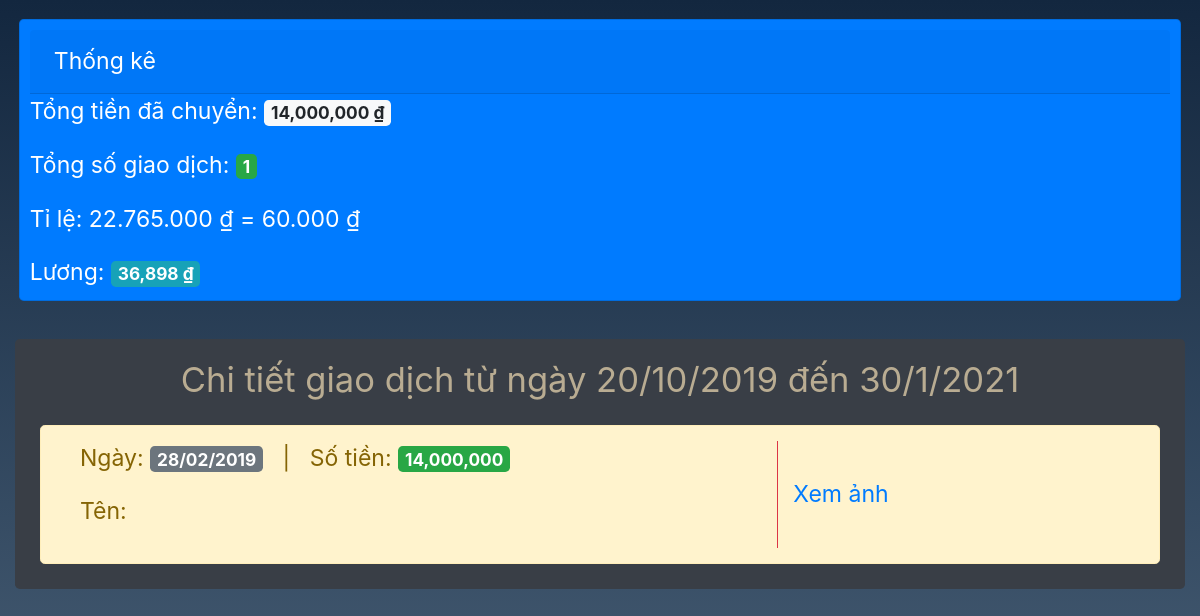
The app's page /, older data.
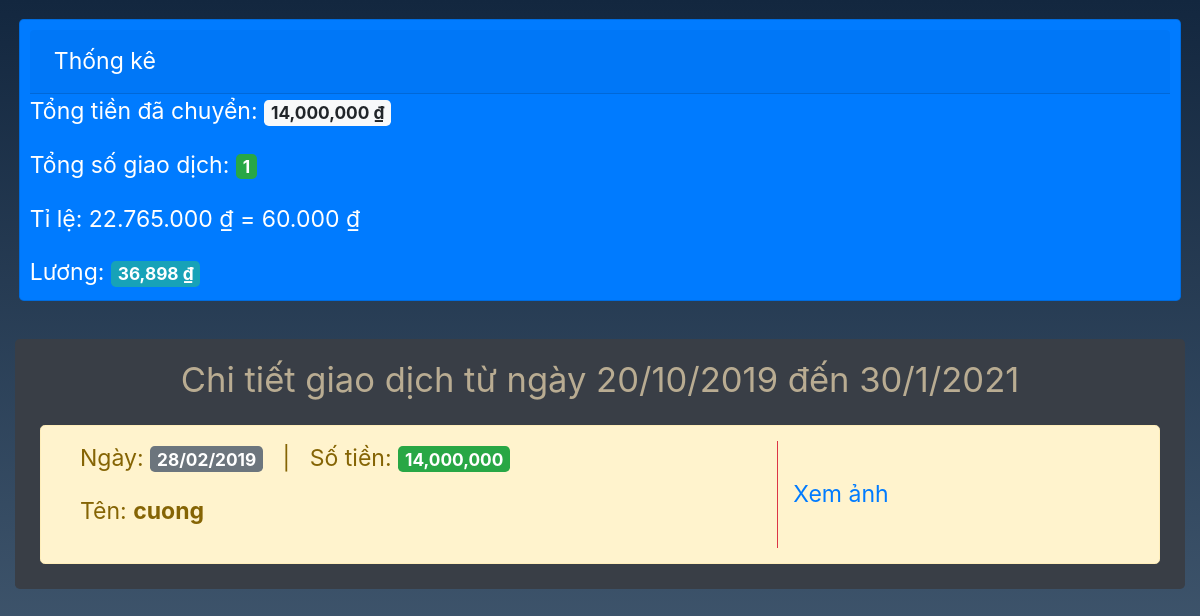
The same page, newer data.
### main/models.py (models this page shows, shortened)
class Bill(models.Model):
    id = models.AutoField(primary_key=True)
    name = models.CharField(max_length=200)
    money = models.IntegerField()
    date = models.CharField(max_length=200)
    url_image = models.CharField(max_length=1000)
    image = models.FileField()

### main/views.py (the view)
# urls.py: 2. Add a URL to urlpatterns:  path('', views.home, name='home')
def home(request):
    listBill = list(Bill.objects.all())
    sorted(listBill, key=lambda d: d.id,reverse=True)
    t = int(sum(int(m.money) for m in listBill))
    s = int((t*60000)//22765000)
    total = t
    salary = s
    return render(request,'app/body.html',{
        'bills':listBill,
        'total':total,
        'salary':salary
    })

### main/templatetags/functions.py (called while the page is built)
def parseMoney(value):
    moneyS = str(value)
    res = ""
    cnt = 0
    for i in reversed(range(len(moneyS))):
        res+=moneyS[i]
        cnt+=1
        if cnt == 3 and i!=0:
            res+=","
            cnt = 0
    return res[::-1]

### main/templates/app/body.html (shortened to what this page needs)
{% extends 'app/header.html' %}
{% load static %}
{% load functions %}
{% block content %}
<div class="container-fluid">
    <div class="row justify-content-center p-3">
        <div class="w-100 card text-white bg-primary mb-3 p-2 rounded-lg">
            <div class="card-header w-100 " style="align-self:center;">Thống kê</div>
            <div class="body d-flex flex-column">
                <p class="card-text">Tổng tiền đã chuyển: <span class="badge badge-light">{{total|parseMoney}} &#8363;</span></p>
                <p class="card-text">Tổng số giao dịch: <span class="badge badge-success">{{bills|length}}</span></p>
                <p>Tỉ lệ: 22.765.000 &#8363; = 60.000 &#8363;</p>
                <p class="card-text">Lương: <span class="badge badge-info">{{salary|parseMoney}} &#8363;</span></p>
            </div>
        </div>
    </div>
    <div class="container-fluid alert mb-3" style="background-color:#393e46;color:#b9ac92;" role="alert">
        <div class="row justify-content-center">
            <p style="font-size:1.8rem;">Chi tiết giao dịch từ ngày 20/10/2019 đến 30/1/2021</p>
        </div>
        <div class="container-fluid p-0 m-0" >
            {% for bill in bills %}
                <div class="row alert alert-warning w-100 m-0 mb-2" role="alert">
                    <div class="col-8 border-right border-danger">
                        <p>Ngày: <span class="badge badge-secondary">{{bill.date}}</span> &nbsp; | &nbsp; Số tiền: <span class="badge badge-success">{{bill.money|parseMoney}}</span></p>
                        <p>Tên: <span style="font-weight:bold;">{{bill.name}}</span></p>
                    </div>
                    <div class="col-4 align-content-center">
                        <a href="#"  onclick="listenClickModel('myModal','myImg','img01','{{bill.url_image}}')">Xem ảnh</a>
                    </div>
                </div>
            {% endfor %}
        </div>
    </div>
    </div>
{% endblock content %}

Row changes from the older to the newer data that the page shows:
removed Bill: date "28/02/2019", money|parseMoney "14,000,000"
added Bill: date "28/02/2019", money|parseMoney "14,000,000", name "cuong"
